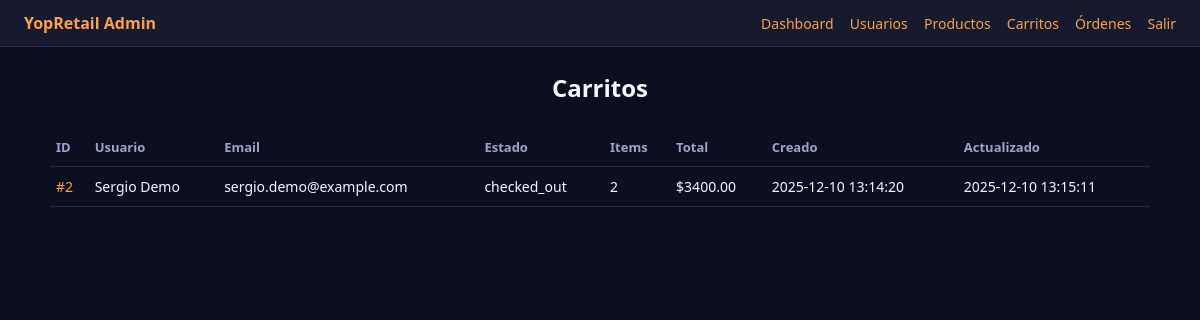
The page /admin/carts (signed in) on the database as committed earlier.
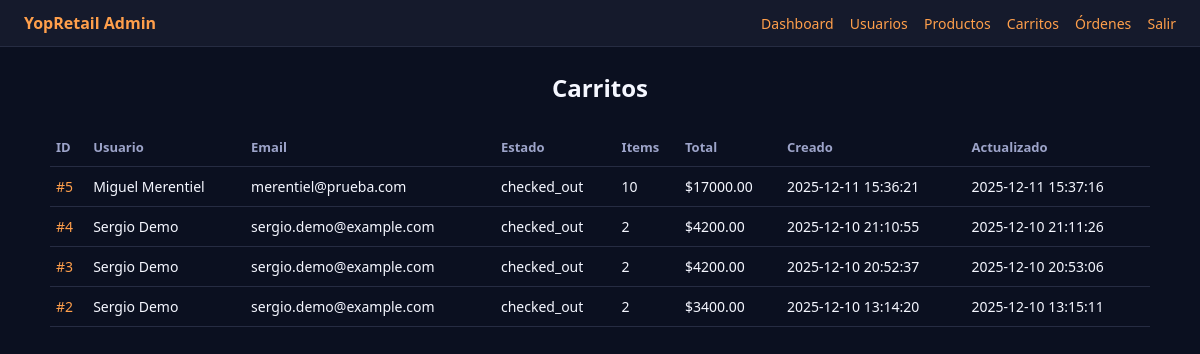
The same page on the database as committed later.
### tables this page shows
CREATE TABLE carts (
    id          INTEGER PRIMARY KEY AUTOINCREMENT,
    user_id     INTEGER NOT NULL,
    status      TEXT NOT NULL DEFAULT 'active', -- active | checked_out
    created_at  TEXT DEFAULT (datetime('now')),
    updated_at  TEXT DEFAULT (datetime('now')),
    FOREIGN KEY (user_id) REFERENCES users(id)
);

### backoffice_app.py (the view)
@app.get("/admin/carts", response_class=HTMLResponse)
def admin_carts(request: Request, _: bool = Depends(get_current_admin)):
    with get_connection() as conn:
        rows = conn.execute(
            """
            SELECT
                c.id,
                c.user_id,
                u.name AS user_name,
                u.email AS user_email,
                c.status,
                c.created_at,
                c.updated_at,
                COALESCE(SUM(ci.quantity * ci.unit_price), 0) AS total,
                COALESCE(SUM(ci.quantity), 0) AS items_count
            FROM carts c
            JOIN users u ON u.id = c.user_id
            LEFT JOIN cart_items ci ON ci.cart_id = c.id
            GROUP BY c.id
            ORDER BY c.created_at DESC
            """
        ).fetchall()
    return templates.TemplateResponse(
        "carts.html",
        {"request": request, "carts": rows},
    )

### templates/carts.html (shortened to what this page needs)
{% extends "admin_base.html" %}
{% block content %}
<h2>Carritos</h2>
<table class="table">
  <thead>
    <tr>
      <th>ID</th>
      <th>Usuario</th>
      <th>Email</th>
      <th>Estado</th>
      <th>Items</th>
      <th>Total</th>
      <th>Creado</th>
      <th>Actualizado</th>
    </tr>
  </thead>
  <tbody>
    {% for c in carts %}
    <tr>
      <td><a href="/admin/carts/{{ c.id }}">#{{ c.id }}</a></td>
      <td>{{ c.user_name }}</td>
      <td>{{ c.user_email }}</td>
      <td>{{ c.status }}</td>
      <td>{{ c.items_count }}</td>
      <td>${{ "%.2f"|format(c.total) }}</td>
      <td>{{ c.created_at }}</td>
      <td>{{ c.updated_at }}</td>
    </tr>
    {% endfor %}
  </tbody>
</table>
{% endblock %}

Rows that differ between the two databases and show on the page:
added carts: id "5", user_name "Miguel Merentiel", user_email "merentiel@prueba.com", status "checked_out", items_count "10", total "17000.00", created_at "2025-12-11 15:36:21", updated_at "2025-12-11 15:37:16"
added carts: id "4", user_name "Sergio Demo", user_email "sergio.demo@example.com", status "checked_out", items_count "2", total "4200.00", created_at "2025-12-10 21:10:55", updated_at "2025-12-10 21:11:26"
added carts: id "3", user_name "Sergio Demo", user_email "sergio.demo@example.com", status "checked_out", items_count "2", total "4200.00", created_at "2025-12-10 20:52:37", updated_at "2025-12-10 20:53:06"
